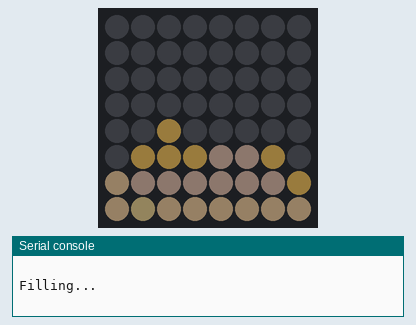
This program was run on a simulated Raspberry Pi Pico running MicroPython. On the bench: 8×8 RGB LED matrix (first LED top left, wired row by row, every second row reversed), the last lines printed to the serial console. Dim RGB values are drawn brighter than linear; random numbers come from a fixed seed.

Above: at 4.28 s.
At 8.4 s:
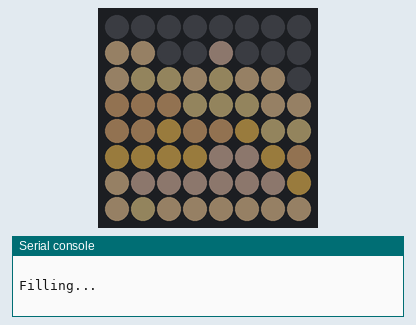
At 20.9 s:
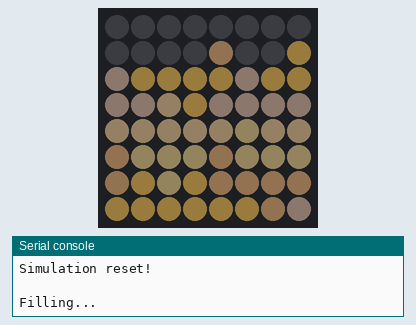
At 29.7 s:
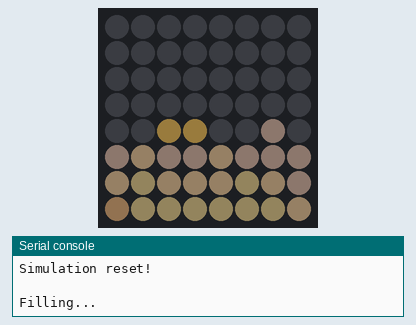
At 33.4 s:
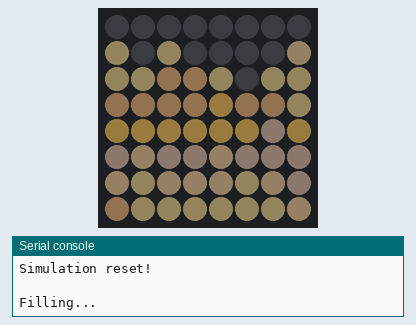
At 36.28 s:
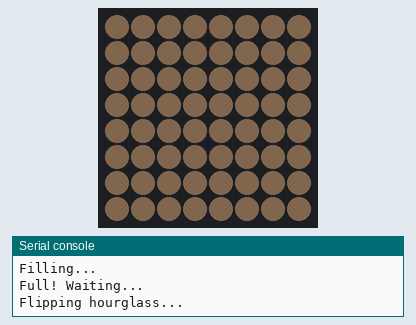

Measured:
- what the display in image 1 shows lasts 2.1 s, from 8.4 s to 10.5 s

The program:

sand_simulation.py
```python
# Sand/Particle Simulation - NeoPixel 8x8 Matrix
# ===============================================
#
# Watch sand grains fall and pile up realistically!
# Particles obey gravity and slide off each other.
#
# Features:
# - Realistic particle physics
# - Multiple sand colors
# - Particles pile up naturally
# - Random spawning at top
#

from machine import Pin
from neopixel import NeoPixel
from utime import sleep
import random

# =============================================================================
# CONFIGURATION
# =============================================================================

DATA_PIN = 0
WIDTH = 8
HEIGHT = 8
NUM_LEDS = WIDTH * HEIGHT
BRIGHTNESS = 0.1

# Simulation settings
SPAWN_RATE = 0.3         # Chance to spawn new grain each frame
SIMULATION_SPEED = 0.08  # Seconds between frames
MAX_GRAINS = 50          # Maximum grains before reset

# Initialize NeoPixel
np = NeoPixel(Pin(DATA_PIN, Pin.OUT), NUM_LEDS)

# =============================================================================
# COLORS - Different sand types
# =============================================================================

SAND_COLORS = [
    (194, 178, 128),  # Classic sand
    (210, 180, 140),  # Tan
    (139, 119, 101),  # Dark sand
    (255, 200, 100),  # Golden sand
    (180, 140, 100),  # Brown sand
]

BACKGROUND = (0, 0, 0)

# Special colored sand modes
RAINBOW_MODE = False
LAYERED_MODE = True  # Different colors create layers

# =============================================================================
# HELPERS
# =============================================================================

def xy(x, y):
    """Convert x,y to pixel index (serpentine layout)."""
    if y % 2 == 1:
        return y * WIDTH + (WIDTH - 1 - x)
    return y * WIDTH + x

def dim(color):
    """Apply brightness."""
    return tuple(int(c * BRIGHTNESS) for c in color)

def set_pixel(x, y, color):
    """Set pixel at x,y."""
    if 0 <= x < WIDTH and 0 <= y < HEIGHT:
        np[xy(x, y)] = dim(color)

def clear():
    """Clear display."""
    np.fill((0, 0, 0))
    np.write()

def show():
    """Update display."""
    np.write()

def wheel(pos):
    """Rainbow color wheel."""
    pos = pos % 256
    if pos < 85:
        return (255 - pos * 3, pos * 3, 0)
    elif pos < 170:
        pos -= 85
        return (0, 255 - pos * 3, pos * 3)
    else:
        pos -= 170
        return (pos * 3, 0, 255 - pos * 3)

# =============================================================================
# SAND PARTICLE
# =============================================================================

class SandGrain:
    def __init__(self, x, y, color):
        self.x = x
        self.y = y
        self.color = color
        self.settled = False

# =============================================================================
# SAND SIMULATION
# =============================================================================

class SandSimulation:
    def __init__(self):
        self.grains = []
        self.grid = [[None for _ in range(WIDTH)] for _ in range(HEIGHT)]
        self.grain_count = 0
        self.color_index = 0

    def reset(self):
        """Reset simulation."""
        self.grains = []
        self.grid = [[None for _ in range(WIDTH)] for _ in range(HEIGHT)]
        self.grain_count = 0
        print("\nSimulation reset!")

    def spawn_grain(self):
        """Spawn a new grain at random position at top."""
        # Find empty spot at top
        empty_spots = [x for x in range(WIDTH) if self.grid[0][x] is None]

        if not empty_spots:
            return  # Top row full

        x = random.choice(empty_spots)

        # Choose color
        if RAINBOW_MODE:
            color = wheel(self.grain_count * 10)
        elif LAYERED_MODE:
            # Change color periodically for layered effect
            color = SAND_COLORS[self.color_index % len(SAND_COLORS)]
            if self.grain_count % 8 == 0:
                self.color_index += 1
        else:
            color = random.choice(SAND_COLORS)

        grain = SandGrain(x, 0, color)
        self.grains.append(grain)
        self.grid[0][x] = grain
        self.grain_count += 1

    def update(self):
        """Update all grain positions."""
        # Process grains from bottom to top so lower grains move first
        grains_by_y = sorted(self.grains, key=lambda g: -g.y)

        for grain in grains_by_y:
            if grain.settled:
                continue

            x, y = grain.x, grain.y

            # Try to fall straight down
            if y + 1 < HEIGHT and self.grid[y + 1][x] is None:
                self.move_grain(grain, x, y + 1)

            # Try to slide diagonally
            elif y + 1 < HEIGHT:
                # Randomly choose left or right first for natural look
                if random.randint(0, 1):
                    directions = [-1, 1]
                else:
                    directions = [1, -1]

                moved = False
                for dx in directions:
                    new_x = x + dx
                    if (0 <= new_x < WIDTH and
                        self.grid[y + 1][new_x] is None):
                        self.move_grain(grain, new_x, y + 1)
                        moved = True
                        break

                if not moved:
                    # Can't move - settle
                    grain.settled = True

            else:
                # At bottom - settle
                grain.settled = True

    def move_grain(self, grain, new_x, new_y):
        """Move grain to new position."""
        # Clear old position
        self.grid[grain.y][grain.x] = None

        # Set new position
        grain.x = new_x
        grain.y = new_y
        self.grid[new_y][new_x] = grain

    def is_full(self):
        """Check if simulation area is full."""
        # Full if top row has settled grains
        return all(self.grid[0][x] is not None and
                   self.grid[0][x].settled for x in range(WIDTH))

    def count_active(self):
        """Count non-settled grains."""
        return sum(1 for g in self.grains if not g.settled)

    def draw(self):
        """Draw current state."""
        np.fill((0, 0, 0))

        for grain in self.grains:
            set_pixel(grain.x, grain.y, grain.color)

        show()

# =============================================================================
# ANIMATION MODES
# =============================================================================

def run_continuous():
    """Run continuous sand simulation with auto-reset."""
    print("=" * 50)
    print("  Sand Simulation - Continuous Mode")
    print("=" * 50)
    print("\nWatch sand fall and pile up!")
    print("Press Ctrl+C to stop\n")

    sim = SandSimulation()
    frame = 0

    try:
        while True:
            # Spawn new grains
            if (random.random() < SPAWN_RATE and
                sim.grain_count < MAX_GRAINS and
                not sim.is_full()):
                sim.spawn_grain()

            # Update physics
            sim.update()

            # Draw
            sim.draw()

            # Status
            active = sim.count_active()
            print(f"\rGrains: {sim.grain_count:3d} | Active: {active:2d} | Frame: {frame:5d}", end="")

            # Check for reset
            if sim.is_full() or sim.grain_count >= MAX_GRAINS:
                print("\n\nPile complete! Resetting...")
                sleep(2)

                # Collapse animation
                for _ in range(HEIGHT):
                    for y in range(HEIGHT - 1, 0, -1):
                        for x in range(WIDTH):
                            if sim.grid[y-1][x]:
                                set_pixel(x, y-1, (0, 0, 0))
                    show()
                    sleep(0.1)

                sim.reset()
                sleep(0.5)

            frame += 1
            sleep(SIMULATION_SPEED)

    except KeyboardInterrupt:
        clear()
        print(f"\n\nStopped after {frame} frames, {sim.grain_count} grains.")

def run_hourglass():
    """Hourglass effect - sand falls, then flips."""
    print("=" * 50)
    print("  Sand Simulation - Hourglass Mode")
    print("=" * 50)

    sim = SandSimulation()

    try:
        while True:
            # Fill from top
            print("\nFilling...")
            while not sim.is_full() and sim.grain_count < MAX_GRAINS:
                if random.random() < 0.5:
                    sim.spawn_grain()
                sim.update()
                sim.draw()
                sleep(SIMULATION_SPEED)

            print("Full! Waiting...")
            sleep(2)

            # "Flip" - invert colors briefly then reset
            print("Flipping hourglass...")
            for _ in range(5):
                np.fill(dim((50, 40, 30)))
                show()
                sleep(0.1)
                clear()
                sleep(0.1)

            sim.reset()
            sleep(0.5)

    except KeyboardInterrupt:
        clear()
        print("\nHourglass stopped.")

def run_waterfall():
    """Continuous waterfall from one side."""
    print("=" * 50)
    print("  Sand Simulation - Waterfall Mode")
    print("=" * 50)

    sim = SandSimulation()
    frame = 0

    try:
        while True:
            # Always spawn at left side
            if sim.grid[0][0] is None:
                color = wheel(frame * 2)
                grain = SandGrain(0, 0, color)
                sim.grains.append(grain)
                sim.grid[0][0] = grain
                sim.grain_count += 1

            # Remove grains that reach right side at bottom
            for grain in sim.grains[:]:
                if grain.x == WIDTH - 1 and grain.y == HEIGHT - 1:
                    sim.grid[grain.y][grain.x] = None
                    sim.grains.remove(grain)

            sim.update()
            sim.draw()

            frame += 1
            sleep(SIMULATION_SPEED * 0.7)

    except KeyboardInterrupt:
        clear()
        print("\nWaterfall stopped.")

# =============================================================================
# MAIN
# =============================================================================

def run_sand_simulation():
    """Main entry point - cycles through modes."""
    modes = [
        ("Continuous", run_continuous),
    ]

    print("Sand Simulation Starting...")
    print("Press Ctrl+C to stop\n")

    try:
        run_continuous()
    except KeyboardInterrupt:
        clear()
        print("\nSimulation ended.")

if __name__ == "__main__":
    # run_sand_simulation()

    # Alternative modes:
    run_hourglass()
    # run_waterfall()
```
